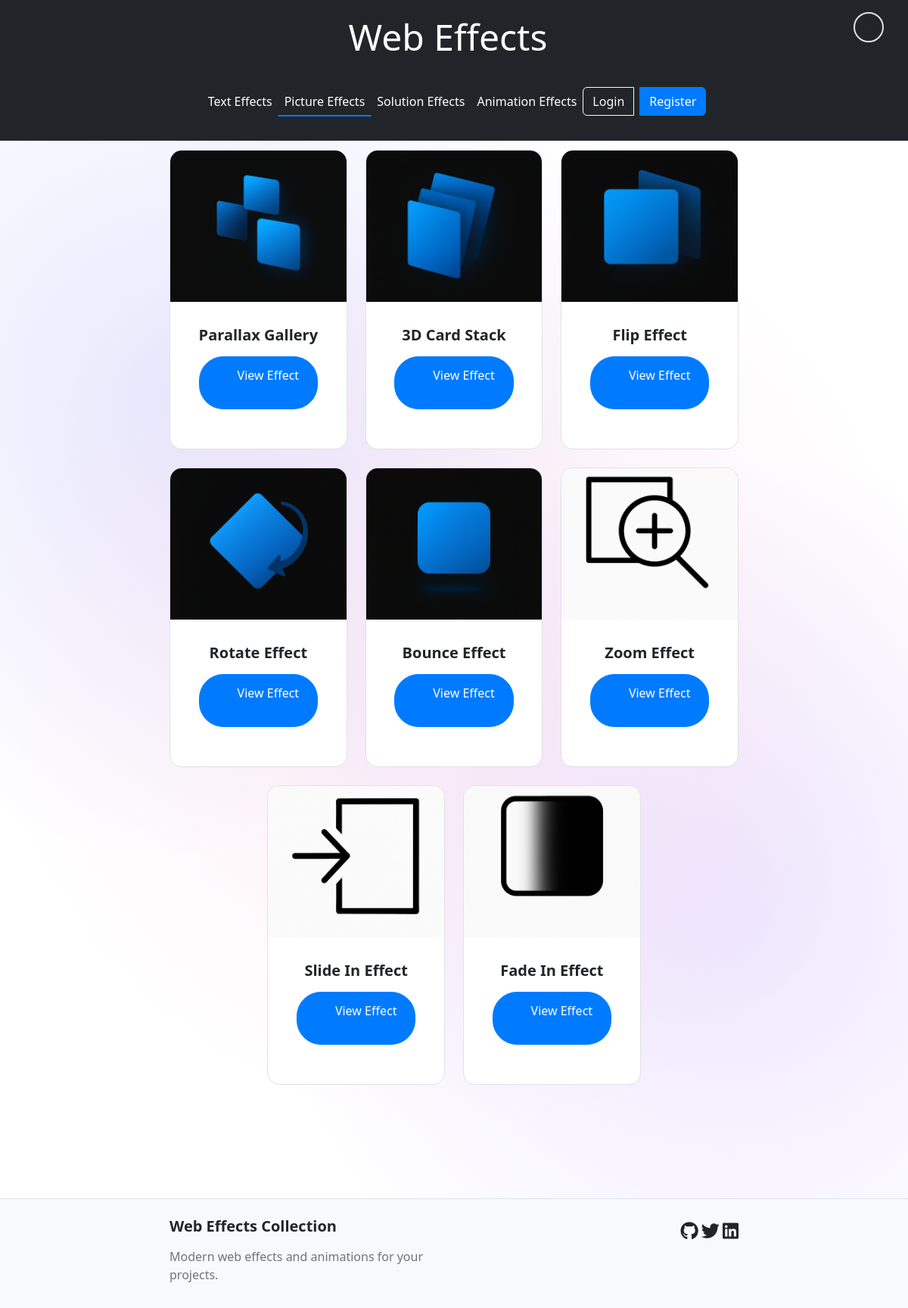
Page /effects/picture on the committed database.
### tables this page shows
CREATE TABLE effects (
    id INTEGER PRIMARY KEY AUTOINCREMENT,
    name TEXT NOT NULL,
    preview_image TEXT NOT NULL,
    code TEXT NOT NULL,
    effect_type TEXT NOT NULL CHECK (effect_type IN ('text', 'pic', 'animation', 'solution')),
    user_id INTEGER REFERENCES users(id),
    created_at TIMESTAMP DEFAULT CURRENT_TIMESTAMP,
    updated_at TIMESTAMP,
    is_public BOOLEAN DEFAULT 1
);

### app.py (the view)
@app.route('/effects/<effect_type>')
@handle_errors
def effects(effect_type):
    db_effect_type = validate_effect_type(effect_type)
    db = get_db()
    cursor = db.cursor()
    cursor.execute("SELECT name, preview_image, code FROM effects WHERE effect_type = ? AND is_public = 1", (db_effect_type,))
    effects = cursor.fetchall()
    items = []
    for row in effects:
        if row[0] and row[1]:  # Check if both name and image are not None
            items.append({
                "description": row[0],
                "image": 'Data_pic/previews/' + row[1],
                "code": row[2] if row[2] else None
            })
    return render_template('effects.html', items=items, effect_type=effect_type)

### app.py (called while the page is built)
def validate_effect_type(effect_type):
    db_effect_type = EFFECT_TYPE_MAP.get(effect_type)
    if not db_effect_type:
        raise ValueError(f"Invalid effect type. Must be one of: {', '.join(EFFECT_TYPE_MAP.keys())}")
    return db_effect_type

def handle_errors(f):
    @wraps(f)
    def decorated_function(*args, **kwargs):
        try:
            return f(*args, **kwargs)
        except ValueError as e:
            app.logger.error(f"Invalid value: {str(e)}")
            return render_template('error.html', error=str(e)), 400
        except sqlite3.Error as e:
            app.logger.error(f"Database error: {str(e)}")
            return render_template('error.html', error="Database error"), 500
        except Exception as e:
            app.logger.error(f"Unexpected error: {str(e)}")
            return render_template('error.html', error="An unexpected error occurred"), 500
    return decorated_function

def get_db():
    db = getattr(g, '_database', None)
    if db is None:
        db = g._database = sqlite3.connect(app.config['DATABASE'])
        db.row_factory = sqlite3.Row
    return db

@app.teardown_appcontext
def close_connection(exception):
    db = getattr(g, '_database', None)
    if db is not None:
        db.close()

### templates/effects.html (shortened to what this page needs)
{% extends "base.htm" %}
{% block content %}
<div class="row g-4">
    {% for item in items %}
    <div class="col-md-6 col-lg-4" data-aos="fade-up" data-aos-delay="{{ loop.index * 100 }}">
        <div class="effect-card card h-100">
            <img src="{{ url_for('static', filename=item.image) }}" class="card-img-top" alt="{{ item.description }}">
            <div class="card-body text-center">
                <h5 class="card-title">{{ item.description }}</h5>
                <button class="btn btn-primary view-effect-btn"
                        data-type="{{ effect_type }}"
                        data-index="{{ loop.index0 }}">
                    <i class="fas fa-eye me-2"></i>View Effect
                </button>
            </div>
        </div>
    </div>
    {% endfor %}
</div>
{% endblock %}

### templates/base.htm (shortened to what this page needs)
<!DOCTYPE html>
<html lang="en">
<head>
    <link href="https://cdn.jsdelivr.net/npm/bootstrap@5.3.0/dist/css/bootstrap.min.css" rel="stylesheet">
    <link href="https://cdnjs.cloudflare.com/ajax/libs/font-awesome/6.0.0/css/all.min.css" rel="stylesheet">
    <link href="https://unpkg.com/aos@2.3.1/dist/aos.css" rel="stylesheet">
    <link href="{{ url_for('static', filename='styles/style_Index.css') }}" rel="stylesheet">
    <link href="{{ url_for('static', filename='Modal/ModCSS.css') }}" rel="stylesheet">
</head>
<body>
    <nav class="navbar navbar-expand-lg navbar-dark bg-dark fixed-top">
        <div class="container">
            <a class="navbar-brand" href="/">Web Effects</a>
            {% if request.endpoint != 'cabinet' and request.endpoint != 'login' and request.endpoint != 'register' %}
            <div class="collapse navbar-collapse" id="navbarNav">
                <ul class="navbar-nav me-auto">
                    <li class="nav-item">
                        <a class="nav-link {% if request.endpoint == 'effects' and effect_type == 'text' %}active{% endif %}" href="/effects/text" aria-label="Text Effects">Text Effects</a>
                    </li>
                    <li class="nav-item">
                        <a class="nav-link {% if request.endpoint == 'effects' and effect_type == 'picture' %}active{% endif %}" href="/effects/picture" aria-label="Picture Effects">Picture Effects</a>
                    </li>
                    <li class="nav-item">
                        <a class="nav-link {% if request.endpoint == 'effects' and effect_type == 'solution' %}active{% endif %}" href="/effects/solution" aria-label="Solution Effects">Solution Effects</a>
                    </li>
                    <li class="nav-item">
                        <a class="nav-link {% if request.endpoint == 'effects' and effect_type == 'animation' %}active{% endif %}" href="/effects/animation" aria-label="Animation Effects">Animation Effects</a>
                    </li>
                </ul>
                    {% if session.get('user_id') %}
                    <div class="dropdown">
                        <button class="btn btn-outline-light account-btn" type="button" id="userMenuButton" data-bs-toggle="dropdown" aria-expanded="false">
                            <i class="fas fa-user me-1"></i> Account
                        </button>
                        <ul class="dropdown-menu dropdown-menu-end" aria-labelledby="userMenuButton">
                            <li><a class="dropdown-item" href="{{ url_for('cabinet') }}"><i class="fas fa-th-large me-2"></i>My Cabinet</a></li>
                            <li><hr class="dropdown-divider"></li>
                            <li><a class="dropdown-item" href="{{ url_for('logout') }}"><i class="fas fa-sign-out-alt me-2"></i>Logout</a></li>
                        </ul>
                    </div>
                    {% else %}
                    <div class="btn-group">
                        <a href="{{ url_for('login') }}" class="btn btn-outline-light me-2">Login</a>
                        <a href="{{ url_for('register') }}" class="btn btn-primary">Register</a>
                    </div>
                    {% endif %}
            </div>
            {% endif %}
            <div class="d-flex align-items-center">
                <div class="theme-toggle me-3">
                <button class="btn btn-outline-light" aria-label="Toggle theme">
                    <i class="fas fa-moon"></i>
                </button>
                </div>
            </div>
        </div>
    </nav>
    <main class="container mt-5 pt-5">
        {% block content %}{% endblock %}
    </main>
    <footer class="footer mt-5 py-4">
        <div class="container">
            <div class="row">
                <div class="col-md-6">
                    <h5>Web Effects Collection</h5>
                    <p>Modern web effects and animations for your projects.</p>
                </div>
                <div class="col-md-6 text-md-end">
                    <div class="social-links">
                        <a href="#" aria-label="GitHub"><i class="fab fa-github"></i></a>
                        <a href="#" aria-label="Twitter"><i class="fab fa-twitter"></i></a>
                        <a href="#" aria-label="LinkedIn"><i class="fab fa-linkedin"></i></a>
                    </div>
                </div>
            </div>
        </div>
    </footer>
</body>
</html>

### rows in the picture
effects: description (picture), description "Parallax Gallery"
effects: description (picture), description "3D Card Stack"
effects: description (picture), description "Flip Effect"
effects: description (picture), description "Rotate Effect"
effects: description (picture), description "Bounce Effect"
effects: description (picture), description "Zoom Effect"
effects: description (picture), description "Slide In Effect"
effects: description (picture), description "Fade In Effect"
